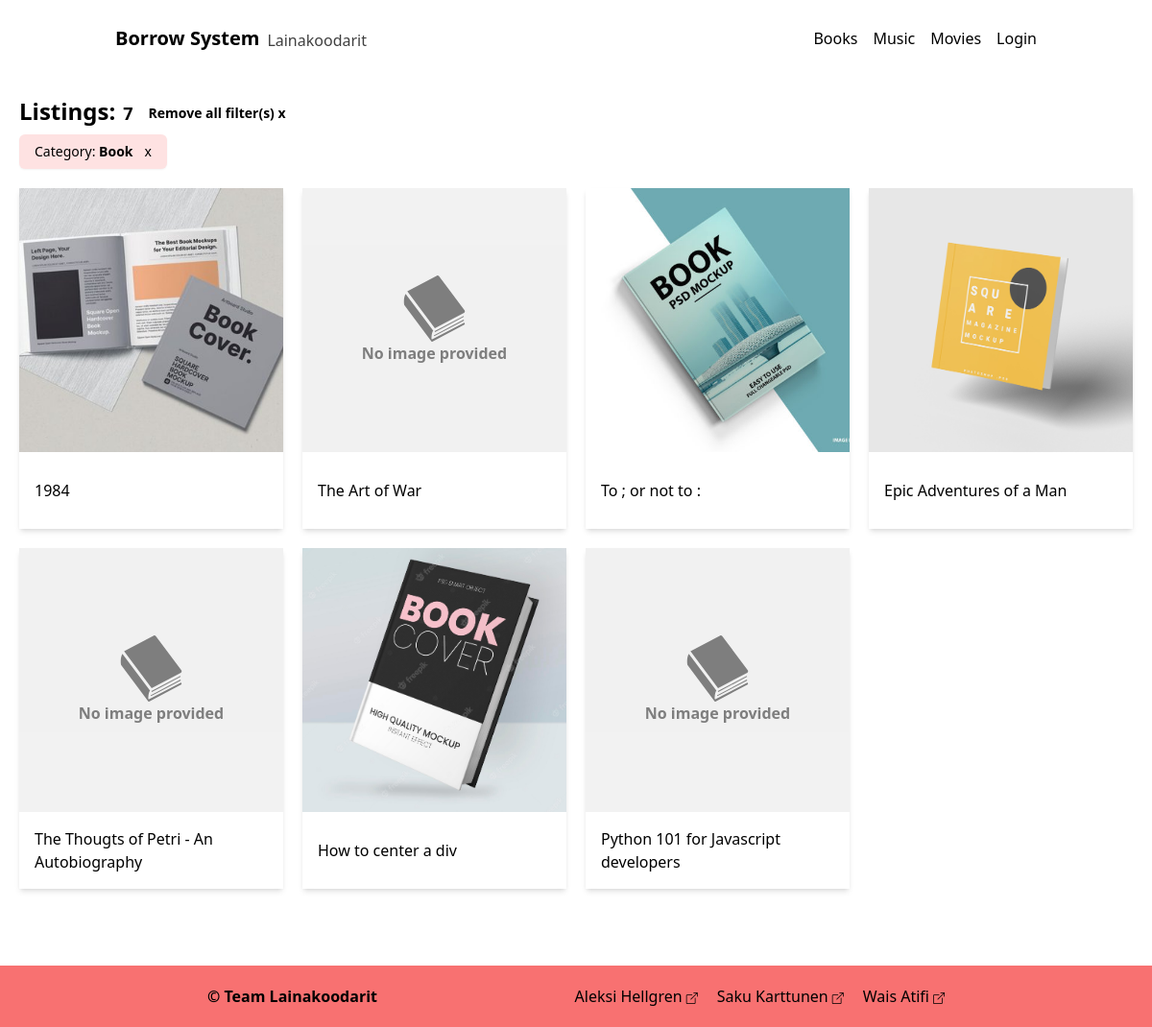
The app's page /list?category=book with its own data.
### borrow/models.py (models this page shows, shortened)
class Product(models.Model):
    name = models.CharField(max_length=50)
    genre = models.CharField(max_length=30)
    description = models.TextField(
        max_length=750, default="description not available")
    date_added = models.DateField(auto_now_add=True)
    author = models.ManyToManyField(Author)
    category = models.CharField(max_length=30)
    amount = models.SmallIntegerField(default=0)
    loaned_amount = models.SmallIntegerField(default=0, editable=False)
    genre = models.CharField(max_length=30, blank=True, null=True)
    language = models.CharField(max_length=30, blank=True, null=True)
    image = models.ImageField(
        upload_to="images/", blank=True, null=True)
    thumbnail = models.CharField(
        max_length=75, blank=True, null=True, editable=False)
    class Meta:
        ordering = ["name"]

### borrow/views.py (the view)
# urls.py: path('list', views.ProductListView.as_view(), name='list'),
class ProductListView(generic.ListView):
    template_name = 'borrow/product_list.html'
    context_object_name = 'listings'
    ordering = '-date_added'
    model = Product
    def get_queryset(self):
        queryset = super().get_queryset()
        author_name_query = self.request.GET.get('author')
        if author_name_query:
            queryset = queryset.filter(author__author_name=author_name_query)
        for key, values in self.request.GET.lists():
            key = 'author__author_name' if key == 'author' else key
            if not hasattr(Product, key) and not values[0]:
                continue
            if len(values) == 1:
                filter = f'{key}__icontains'
            else:
                filter = f'{key}__in'
            if len(values) == 1:
                queryset = queryset.filter(**{filter: values[0]})
            else:
                print("value is not 1")
                queryset = queryset.filter(**{filter: values})
        return queryset.order_by(self.ordering)

### borrow/templates/borrow/product_list.html (shortened to what this page needs)
{% extends 'base.html' %}
{% block content %}
  <header class="max-w-[1200px] mx-auto px-5 my-5">
    <div class="flex items-end gap-x-2 text-lg font-semibold">
      <h1 class="text-2xl font-bold">Listings:</h1>
      <p>{{ listings.count }}</p>
      {% if request.GET %}
        <a href="{% url 'borrow:list' %}" class="text-sm ml-2 pb-1 hover:underline">Remove all filter(s) x</a>
      {% endif %}
    </div>
    <div class="flex gap-x-3 my-2">
      {% for filter, values in request.GET.lists %}
      {% for value in values %}
      {% if value and filter != 'csrfmiddlewaretoken' %}
      <a href="{% url 'borrow:list' %}?{% for key, value in request.GET.items %}{% if key is not filter %}{{ key }}={{ value }}&{% endif %}{% endfor %}">
        <div class="py-2 px-4 bg-red-100 rounded-md text-sm flex gap-x-3 shadow-sm transition-all hover:bg-red-200">
          <p>{{ filter|title }}: <span class="font-semibold">{{ value|title }}</span>
          </p>
          <p>x</p>
        </div>
      </a>
      {% endif %}
      {% endfor %}
      {% endfor %}
    </div>
  </header>
  <section class="max-w-[1200px] mx-auto px-5 mb-20">
    <div class="grid gap-5 sm:grid-cols-2 md:grid-cols-3 lg:grid-cols-4">
    {% for listing in listings %}
      <a href="{% url 'borrow:product' listing.id %}" draggable="false"
        class="product-card shadow-md flex flex-col select-none group">
        <div class="product-img overflow-hidden aspect-[4/3] sm:aspect-square group relative">
          {% if listing.image %}
            <img src="{{ listing.image.url }}" alt="{{ listing.name}} -thumbnail" width="200" height="200" draggable="false"
              class="object-cover w-full h-full transition-all group-hover:scale-110"/>
          {% else %}
          {% load static %}
          <div class="object-cover w-full h-full flex flex-col justify-center bg-neutral-200
            opacity-50 transition-all group-hover:scale-110">
            <img src="{% static 'icons/default-' %}{{ listing.category }}.svg" alt="{{ listing.name}} -thumbnail" width="200" height="200" draggable="false"
              class="w-full h-1/4"/>
            <p class="text-center font-semibold">No image provided</p>
          </div>
          {% endif %}
        </div>
        <div class="product-title px-4 py-2 flex items-center h-16 sm:h-20">
          <h3 class="line-clamp-1 group-hover:underline sm:line-clamp-2">{{ listing.name }}</h3>
        </div>
      </a>
    {% endfor %}
    </div>
  </section>
{% endblock %}

### records on screen
Product: image (placeholder picture), name "1984"
Product: category (placeholder picture), name "The Art of War"
Product: image (placeholder picture), name "To ; or not to :"
Product: image (placeholder picture), name "Epic Adventures of a Man"
Product: category (placeholder picture), name "The Thougts of Petri - An Autobiography"
Product: image (placeholder picture), name "How to center a div"
Product: category (placeholder picture), name "Python 101 for Javascript developers"

### other values on screen
{{ listings.count }} "7"
{{ filter|title }} "Category"
{{ value|title }} "Book"
